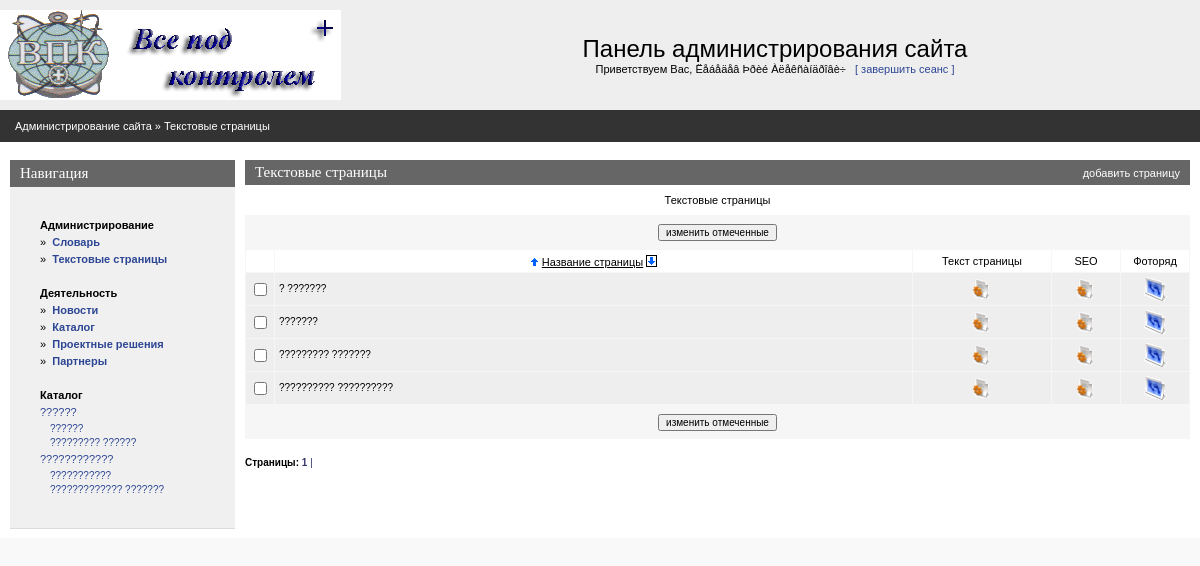
Screenshot of /admin/textpage.php (signed in) with the database file from the repository.
### tables this page shows
CREATE TABLE IF NOT EXISTS `vpk_static` (
  `static_code` int(11) NOT NULL AUTO_INCREMENT,
  `page_code` int(11) NOT NULL DEFAULT '0',
  `static_name` varchar(200) NOT NULL DEFAULT '',
  `static_text` text NOT NULL,
  `static_pos` int(11) NOT NULL DEFAULT '0',
  `static_seo_title` text,
  `static_seo_desc` text,
  `static_seo_key` text,
  `lang_code` int(11) NOT NULL,
  `static_abstract` text,
  `static_url` varchar(250) DEFAULT NULL,
  PRIMARY KEY (`static_code`),
  KEY `page_code` (`page_code`)
);

CREATE TABLE IF NOT EXISTS `vpk_page` (
  `page_code` int(11) NOT NULL AUTO_INCREMENT,
  `page_name` varchar(255) NOT NULL,
  `page_active` tinyint(1) NOT NULL DEFAULT '0',
  `page_url` varchar(255) DEFAULT NULL,
  `page_type` varchar(10) NOT NULL DEFAULT 'static',
  PRIMARY KEY (`page_code`)
);

### admin/inc/const.php (called while the page is built, shortened)
<?php
    $PREFFIX="vpk";
?>

### admin/inc/connect.php (called while the page is built, shortened)
<?php
    $PHP_SELF=$_SERVER['PHP_SELF'];
?>

### admin/textpage.php (the view, shortened to what this page needs)
<?php
include("inc/settings.php");
$per_page=30;
if (!isset($curr_page)) $curr_page=0;
if(!($sortby)) $sortby='page_name'; else {$sortby=explode(" ",$sortby);$sortby=$sortby[0];}
if(!isset($sortdir)) {$sortdir="1";$realsortdir="ASC"; }
else
{
 if($sortdir==0) {$realsortdir="DESC";} else {$sortdir=1;$realsortdir="ASC";}
}
if (!isset($pagetype)) $pagetype="static";
$mainquery="select {$PREFFIX}_page.page_code, {$PREFFIX}_page.page_name, {$PREFFIX}_page.page_active
            from {$PREFFIX}_page where {$PREFFIX}_page.page_type like '$pagetype'
            order by $sortby $realsortdir";
?>
<? include ("inc/head.php"); ?>
<BODY>
<center>
<div class=mainbody>
<? include("inc/top.php");?>
<table Border=0 CellSpacing=0 CellPadding=0 width=100%>
  <tr><td class=pageline>
     <div class=wmiddletext><a href="main.php">Администрирование сайта</a> &#187; <a>Текстовые страницы</a></div>
  </td></tr>
</table>
<table Border=0 CellSpacing=0 CellPadding=0 class=mainbody>
 <tr valign=top>
  <td width=10></td>
  <? include("inc/leftmenu.php"); ?>
  <td width=10></td>
  <td>
<?php
echo"<form name='data' action=$PHP_SELF method=POST>";
?>
<table class=grayhead Border=0 CellSpacing=0 CellPadding=0 >
 <tr class=normaltext>
  <td ><div ><h4>Текстовые страницы</h4></div></td>
  <td align=right class=wmiddletext>&nbsp <a class=submenu onclick="displayform(this,'добавить страницу')">добавить страницу</a> </td>
 </tr>
</table>
<table Border=0 CellSpacing=0 class=pagebluetable CellPadding=0 >
 <tr><td class=lmenutext height=30 bgcolor=#ffffff align="center">Текстовые страницы</td></tr>
</table>
<table Border=0 CellSpacing=0 class=pagebluetable CellPadding=0>
 <tr><td>
 <center>
 <table>
 <tr height=30 >
   <td><input type=button onClick=Send('U') value='изменить отмеченные' class=smalltext></td>
 </tr>
 </table>
 </td></tr>
</table>
<center>
<table Border=0 CellSpacing=1 class=bluetable CellPadding=4 width=100%>
  <tr class=lmenutext align=center  height=20 bgcolor=#ffffff>
    <td width=20>&nbsp;</td>
    <td  align=center ><?=SortTitle("Название страницы","page_name",$sortby,$sortdir);?></td>
    <td width=130 align=center >Текст страницы</td>
    <td width=60 align=center >SEO</td>
    <td width=60 align=center >Фоторяд</td>
<?php
$res=mysql_query ($mainquery) or die ("Не могу выбрать страницы. Ошибка в запросе.");
  $num_rows=mysql_num_rows($res);
  if($num_rows)
  {
      $page_quant=ceil($num_rows / $per_page);
    $start_pos=$curr_page*$per_page;
    if ($start_pos+$per_page<$num_rows) $end_pos=$start_pos+$per_page;
       else $end_pos=$num_rows;
    for ($x=$start_pos; $x<$end_pos; $x++)
    {
    list($page_code,$page_name,$page_active)=mysql_fetch_array($res);
    $checkname=$page_code;
    if($page_active) {$page_active="да";$bg="#FFFFFF";} else {$page_active="нет";$bg="#EEEEEE";}
    echo"<tr class=edittabletext height=24 bgcolor=$bg>";
    echo"<TD width=20 align=center ><input type='checkbox' name=\"C#$checkname\" id=\"C#$checkname\"></TD>";
    echo"<TD align=left class=smalltext ondblclick='change_line(\"$checkname\",\"F#$checkname#page_name#string\");' id=\"F#$checkname#page_name#string\">".Show($page_name)."</TD>\n";
    echo"<td align=center ><a href='editstatic.php?page_code=$page_code&page_name=$page_name'><img height='20' width='20' src='graph/edit.gif' border=0 title='Текст страницы'></a></td>";
    echo"<td align=center ><a href='editseo.php?page_code=$page_code&page_name=$page_name'><img height='20' width='20' src='graph/edit.gif' border=0 title=''></a></td>";
    echo"<td><center><a href=\"picture.php?back=statlist&icon=250&page_code=$page_code\"><img height='24' width='24' src='graph/photo.gif' border=0 alt='Фотогалерея ' title='Фотогалерея'></a></td>";
    echo"</TR>\n";
    }
  }
?>
</center>
<table Border=0 CellSpacing=0 class=pagebluetable CellPadding=0 width=95%>
 <tr><td>
 <center>
 <table>
 <tr height=30 >
   <td><input type=button onClick=Send('U') value='изменить отмеченные' class=smalltext></td>
 </tr>
 </table>
 </td></tr>
</table>
<br>
<?php
echo"<div align=left class=smalltext><b>Страницы:</b>  ";
for ($i=1;$i<$page_quant+1;$i++)
 {
   $y=$i-1;
   if ($curr_page==$y) {$t1="<b>";$t2="</b>";} else {$t1="";$t2="";}
   echo"<a class=blue href=$PHP_SELF?curr_page=$y&sortby=$sortby&sortdir=$sortdir>$t1 $i $t2|</a>&nbsp";
 }
echo"</div>";
?>
    <td width=10></td>
</BODY>
</HTML>

### admin/inc/functions.php (shortened to what this page needs)
<?php
function Show($val)
{    if (trim($val)=="") return "&nbsp"; else return $val; }
function SortTitle($title,$fieldname,$sortby,$sortdir)
{
  $baseurl=preg_replace("/&sortby=.*/i","",$_SERVER['REQUEST_URI']);
  $baseurl=preg_replace("/&sortdir=[0|1]/i","",$baseurl);
  if(!strpos($baseurl,"?")) $baseurl.="?a=1";
  if($fieldname==$sortby)
  {
       $t1="<u>";$t2="</u>";
       if($sortdir==1) $c1="border=1";else $c1="border=0";
       if($sortdir==0) $c0="border=1";else $c0="border=0";
  }
  else { $t1=$t2=""; $c1=$c0="border=0"; }
  return "<a href=\"$baseurl&sortby=$fieldname&sortdir=0\" ><img class=\"arr\" title=\"сортировать по возрастанию\" alt=\"сортировать по возрастанию\" src=\"graph/uarr.gif\" width=9 height=10 $c0></a>&nbsp;{$t1}$title{$t2}&nbsp;<a href=\"$baseurl&sortby=$fieldname&sortdir=1\"><img class=\"arr\" title=\"сортировать по убыванию\" alt=\"сортировать по убыванию\" src=\"graph/darr.gif\" width=9 height=10 $c1 ></a></div>";
}
function view_tree($langcode) {
	global $PREFFIX;
	$catalogshort="SELECT DISTINCT
	{$PREFFIX}_catalog.catalog_code,
	{$PREFFIX}_catalog.catalog_parent,
	{$PREFFIX}_static.static_code,
	{$PREFFIX}_static.static_name
	FROM {$PREFFIX}_static
	INNER JOIN {$PREFFIX}_page ON {$PREFFIX}_page.page_code = {$PREFFIX}_static.page_code
	INNER JOIN {$PREFFIX}_catalog ON {$PREFFIX}_page.page_code = {$PREFFIX}_catalog.page_code
	WHERE (lang_code=$langcode) and (page_active>0)
	ORDER BY static_name";
	$query = mysql_query("$catalogshort") or  die("Ошибка выборки каталога ".$catalogshort);
	$rowCount = mysql_num_rows($query);
	if ($rowCount>0)
	{
	while (list($catalog_code,$catalog_parent,$static_code,$static_name)= mysql_fetch_array($query)) {
		if ($catalog_parent == '0') {
			$one_lvl[] = array ($catalog_code, $catalog_parent, $static_code,$static_name);
		} else {
			$next_lvl[] = array ($catalog_code, $catalog_parent, $static_code,$static_name);
		}
	}
	print '<ul id="tree_one">';
	foreach ($one_lvl as $key){
		print '<li><a href="catalogpage.php?catalog_parent='.$key[0].'">'.$key[3].'</a>';
		print '<ul>';
		view_tree_next_level($key[0], $next_lvl);
		print "</ul>";
		print '</li>';
	}
	print '</ul>';
	}
}
function view_tree_next_level($family, $next_lvl) {
	foreach ($next_lvl as $key) {
		if ($key[1]==$family) {
			print ' <li><a href="catalogpage.php?catalog_parent='.$key[0].'">'.$key[3].'</a></li>';
		}
	}
}
?>

### admin/css/styles.css (style rules this page uses)
body { padding:0px; margin:0px; background-color:#f9f9f9; }
a { text-decoration : none; color: #2d4694; }
img { border-color: #000000; }
form { padding:0px; margin:0px }
.mainbody { width:100%; background-color:#ffffff; }
.pageline { height:32px; background-color:#333333; padding-left:15px; }
.grayhead { width:100%; height:25px; padding-left:10px; padding-right:10px; background-color:#666666; }
.pagebluetable { width:100%; background-color:#f6f6f6; }
.bluetable { background-color:#f6f6f6; }
.lmenutext { text-decoration:none; margin-left:10px; margin-right:10px; margin-top:3px; margin-bottom:3px; font-size:11px; font-family: Arial,Helvetica,Sans-serif,Tahoma,Pragmatica; }
.edittabletext { color:#666666; text-decoration:none; line-height:12pt; font-size:11px; font-family: Arial,Helvetica,Sans-serif,Tahoma,Pragmatica; }
H4 { text-decoration:none; font-weight:normal; color:#ffffff; padding:0; margin:0; font-family: Verdana; font-size : 15px; }
.submenu { cursor:hand;cursor:pointer; }
ul { text-decoration:none; padding:0; margin-top:5px; margin-bottom:0px; margin-right:0px; margin-left:16px;font-size:10px; }
li { text-decoration:none; padding:0; margin-top:0px; margin-bottom:3px; margin-right:0px; margin-left:0px;font-size:9px; }
.normaltext { text-decoration:none; color:#000066; font-family: Tahoma, Arial, Helvetica, Sans-serif, Pragmatica; font-size:12px; }
.smalltext { text-decoration:none; color:#000000; font-family: Tahoma, Arial, Helvetica, Sans-serif, Pragmatica; font-size:10px; }
.wmiddletext { text-decoration:none; color:#ffffff; font-family: Tahoma, Arial, Helvetica, Sans-serif, Pragmatica; font-size:11px; }
.wmiddletext a { text-decoration:none; color:#ffffff; }
.blue { color: #333366; }
.arr { position:relative;top:1px; }
.jquery-tree ul { padding:0px; margin:0px; }
.jquery-tree ul li { list-style:none; font-size:11px; }
.jquery-tree ul li ul { padding:0px; margin:0px; margin-bottom:5px; margin-top:5px; }
.jquery-tree ul li ul li { list-style:none; margin-left:10px; font-size:10px; }

### rows the page displays
vpk_static: static_name "??????"
vpk_static: static_name "??????"
vpk_static: static_name "????????? ??????"
vpk_static: static_name "????????????"
vpk_static: static_name "???????????"
vpk_static: static_name "????????????? ???????"
vpk_page: page_name "? ???????"
vpk_page: page_name "???????"
vpk_page: page_name "????????? ???????"
vpk_page: page_name "?????????? ??????????"

### other values shown
$REGUSER["name"] "Ëåáåäåâ Þðèé Àëåêñàíäðîâè÷"
$title "Название страницы"
